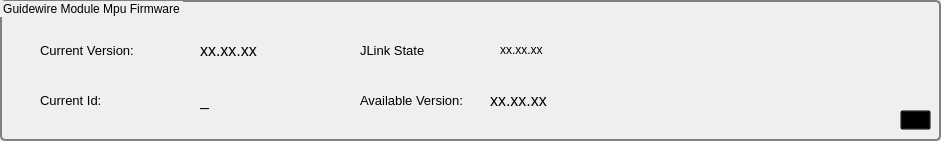
   <widget class="QGroupBox" name="groupBoxGuidewire">
    <property name="geometry">
     <rect>
      <x>10</x>
      <y>340</y>
      <width>941</width>
      <height>141</height>
     </rect>
    </property>
    <property name="accessibleName">
     <string/>
    </property>
    <property name="accessibleDescription">
     <string/>
    </property>
    <property name="layoutDirection">
     <enum>Qt::LeftToRight</enum>
    </property>
    <property name="styleSheet">
     <string notr="true">QGroupBox { 
     border: 2px solid gray; 
     border-radius: 5px; 
 } </string>
    </property>
    <property name="inputMethodHints">
     <set>Qt::ImhDigitsOnly</set>
    </property>
    <property name="title">
     <string>Guidewire Module Mpu Firmware</string>
    </property>
    <widget class="QLabel" name="labelCurrVersionGw">
     <property name="geometry">
      <rect>
       <x>40</x>
       <y>40</y>
       <width>111</width>
       <height>20</height>
      </rect>
     </property>
     <property name="font">
      <font>
       <pointsize>10</pointsize>
      </font>
     </property>
     <property name="text">
      <string>Current Version:</string>
     </property>
     <property name="scaledContents">
      <bool>true</bool>
     </property>
    </widget>
    <widget class="QLabel" name="varCurrVersionNbrGw">
     <property name="geometry">
      <rect>
       <x>200</x>
       <y>40</y>
       <width>131</width>
       <height>20</height>
      </rect>
     </property>
     <property name="font">
      <font>
       <pointsize>12</pointsize>
      </font>
     </property>
     <property name="text">
      <string>xx.xx.xx</string>
     </property>
     <property name="scaledContents">
      <bool>true</bool>
     </property>
    </widget>
    <widget class="QLabel" name="varJLinkStateGw">
     <property name="geometry">
      <rect>
       <x>500</x>
       <y>40</y>
       <width>421</width>
       <height>20</height>
      </rect>
     </property>
     <property name="palette">
      <palette>
       <active>
        <colorrole role="WindowText">
         <brush brushstyle="SolidPattern">
          <color alpha="255">
           <red>0</red>
           <green>0</green>
           <blue>0</blue>
          </color>
         </brush>
        </colorrole>
        <colorrole role="Button">
         <brush brushstyle="SolidPattern">
          <color alpha="255">
           <red>0</red>
           <green>0</green>
           <blue>255</blue>
          </color>
         </brush>
        </colorrole>
        <colorrole role="Light">
         <brush brushstyle="SolidPattern">
          <color alpha="255">
           <red>127</red>
           <green>127</green>
           <blue>255</blue>
          </color>
         </brush>
        </colorrole>
        <colorrole role="Midlight">
         <brush brushstyle="SolidPattern">
          <color alpha="255">
           <red>63</red>
           <green>63</green>
           <blue>255</blue>
          </color>
         </brush>
        </colorrole>
        <colorrole role="Dark">
         <brush brushstyle="SolidPattern">
          <color alpha="255">
           <red>0</red>
           <green>0</green>
           <blue>127</blue>
          </color>
         </brush>
        </colorrole>
        <colorrole role="Mid">
         <brush brushstyle="SolidPattern">
          <color alpha="255">
           <red>0</red>
           <green>0</green>
           <blue>170</blue>
          </color>
         </brush>
        </colorrole>
        <colorrole role="Text">
         <brush brushstyle="SolidPattern">
          <color alpha="255">
           <red>0</red>
           <green>0</green>
           <blue>0</blue>
          </color>
         </brush>
        </colorrole>
        <colorrole role="BrightText">
         <brush brushstyle="SolidPattern">
          <color alpha="255">
           <red>255</red>
           <green>255</green>
           <blue>255</blue>
          </color>
         </brush>
        </colorrole>
        <colorrole role="ButtonText">
         <brush brushstyle="SolidPattern">
          <color alpha="255">
           <red>0</red>
           <green>0</green>
           <blue>0</blue>
          </color>
         </brush>
        </colorrole>
        <colorrole role="Base">
         <brush brushstyle="SolidPattern">
          <color alpha="255">
           <red>255</red>
           <green>255</green>
           <blue>255</blue>
          </color>
         </brush>
        </colorrole>
        <colorrole role="Window">
         <brush brushstyle="SolidPattern">
          <color alpha="255">
           <red>0</red>
           <green>0</green>
           <blue>255</blue>
          </color>
         </brush>
        </colorrole>
        <colorrole role="Shadow">
         <brush brushstyle="SolidPattern">
          <color alpha="255">
           <red>0</red>
           <green>0</green>
           <blue>0</blue>
          </color>
         </brush>
        </colorrole>
        <colorrole role="AlternateBase">
         <brush brushstyle="SolidPattern">
          <color alpha="255">
           <red>127</red>
           <green>127</green>
           <blue>255</blue>
          </color>
         </brush>
        </colorrole>
        <colorrole role="ToolTipBase">
         <brush brushstyle="SolidPattern">
          <color alpha="255">
           <red>255</red>
           <green>255</green>
           <blue>220</blue>
          </color>
         </brush>
        </colorrole>
        <colorrole role="ToolTipText">
         <brush brushstyle="SolidPattern">
          <color alpha="255">
           <red>0</red>
           <green>0</green>
           <blue>0</blue>
          </color>
         </brush>
        </colorrole>
       </active>
       <inactive>
        <colorrole role="WindowText">
         <brush brushstyle="SolidPattern">
          <color alpha="255">
           <red>0</red>
           <green>0</green>
           <blue>0</blue>
          </color>
         </brush>
        </colorrole>
        <colorrole role="Button">
         <brush brushstyle="SolidPattern">
          <color alpha="255">
           <red>0</red>
           <green>0</green>
           <blue>255</blue>
          </color>
         </brush>
        </colorrole>
        <colorrole role="Light">
         <brush brushstyle="SolidPattern">
          <color alpha="255">
           <red>127</red>
           <green>127</green>
           <blue>255</blue>
          </color>
         </brush>
        </colorrole>
        <colorrole role="Midlight">
         <brush brushstyle="SolidPattern">
          <color alpha="255">
           <red>63</red>
           <green>63</green>
           <blue>255</blue>
          </color>
         </brush>
        </colorrole>
        <colorrole role="Dark">
         <brush brushstyle="SolidPattern">
          <color alpha="255">
           <red>0</red>
           <green>0</green>
           <blue>127</blue>
          </color>
         </brush>
        </colorrole>
        <colorrole role="Mid">
         <brush brushstyle="SolidPattern">
          <color alpha="255">
           <red>0</red>
           <green>0</green>
           <blue>170</blue>
          </color>
         </brush>
        </colorrole>
        <colorrole role="Text">
         <brush brushstyle="SolidPattern">
          <color alpha="255">
           <red>0</red>
           <green>0</green>
           <blue>0</blue>
          </color>
         </brush>
        </colorrole>
        <colorrole role="BrightText">
         <brush brushstyle="SolidPattern">
          <color alpha="255">
           <red>255</red>
           <green>255</green>
           <blue>255</blue>
          </color>
         </brush>
        </colorrole>
        <colorrole role="ButtonText">
         <brush brushstyle="SolidPattern">
          <color alpha="255">
           <red>0</red>
           <green>0</green>
           <blue>0</blue>
          </color>
         </brush>
        </colorrole>
        <colorrole role="Base">
         <brush brushstyle="SolidPattern">
          <color alpha="255">
           <red>255</red>
           <green>255</green>
           <blue>255</blue>
          </color>
         </brush>
        </colorrole>
        <colorrole role="Window">
         <brush brushstyle="SolidPattern">
          <color alpha="255">
           <red>0</red>
           <green>0</green>
           <blue>255</blue>
          </color>
         </brush>
        </colorrole>
        <colorrole role="Shadow">
         <brush brushstyle="SolidPattern">
          <color alpha="255">
           <red>0</red>
           <green>0</green>
           <blue>0</blue>
          </color>
         </brush>
        </colorrole>
        <colorrole role="AlternateBase">
         <brush brushstyle="SolidPattern">
          <color alpha="255">
           <red>127</red>
           <green>127</green>
           <blue>255</blue>
          </color>
         </brush>
        </colorrole>
        <colorrole role="ToolTipBase">
         <brush brushstyle="SolidPattern">
          <color alpha="255">
           <red>255</red>
           <green>255</green>
           <blue>220</blue>
          </color>
         </brush>
        </colorrole>
        <colorrole role="ToolTipText">
         <brush brushstyle="SolidPattern">
          <color alpha="255">
           <red>0</red>
           <green>0</green>
           <blue>0</blue>
          </color>
         </brush>
        </colorrole>
       </inactive>
       <disabled>
        <colorrole role="WindowText">
         <brush brushstyle="SolidPattern">
          <color alpha="255">
           <red>0</red>
           <green>0</green>
           <blue>127</blue>
          </color>
         </brush>
        </colorrole>
        <colorrole role="Button">
         <brush brushstyle="SolidPattern">
          <color alpha="255">
           <red>0</red>
           <green>0</green>
           <blue>255</blue>
          </color>
         </brush>
        </colorrole>
        <colorrole role="Light">
         <brush brushstyle="SolidPattern">
          <color alpha="255">
           <red>127</red>
           <green>127</green>
           <blue>255</blue>
          </color>
         </brush>
        </colorrole>
        <colorrole role="Midlight">
         <brush brushstyle="SolidPattern">
          <color alpha="255">
           <red>63</red>
           <green>63</green>
           <blue>255</blue>
          </color>
         </brush>
        </colorrole>
        <colorrole role="Dark">
         <brush brushstyle="SolidPattern">
          <color alpha="255">
           <red>0</red>
           <green>0</green>
           <blue>127</blue>
          </color>
         </brush>
        </colorrole>
        <colorrole role="Mid">
         <brush brushstyle="SolidPattern">
          <color alpha="255">
           <red>0</red>
           <green>0</green>
           <blue>170</blue>
          </color>
         </brush>
        </colorrole>
        <colorrole role="Text">
         <brush brushstyle="SolidPattern">
          <color alpha="255">
           <red>0</red>
           <green>0</green>
           <blue>127</blue>
          </color>
         </brush>
        </colorrole>
        <colorrole role="BrightText">
         <brush brushstyle="SolidPattern">
          <color alpha="255">
           <red>255</red>
           <green>255</green>
           <blue>255</blue>
          </color>
         </brush>
        </colorrole>
        <colorrole role="ButtonText">
         <brush brushstyle="SolidPattern">
          <color alpha="255">
           <red>0</red>
           <green>0</green>
           <blue>127</blue>
          </color>
         </brush>
        </colorrole>
        <colorrole role="Base">
         <brush brushstyle="SolidPattern">
          <color alpha="255">
           <red>0</red>
           <green>0</green>
           <blue>255</blue>
          </color>
         </brush>
        </colorrole>
        <colorrole role="Window">
         <brush brushstyle="SolidPattern">
          <color alpha="255">
           <red>0</red>
           <green>0</green>
           <blue>255</blue>
          </color>
         </brush>
        </colorrole>
        <colorrole role="Shadow">
         <brush brushstyle="SolidPattern">
          <color alpha="255">
           <red>0</red>
           <green>0</green>
           <blue>0</blue>
          </color>
         </brush>
        </colorrole>
        <colorrole role="AlternateBase">
         <brush brushstyle="SolidPattern">
          <color alpha="255">
           <red>0</red>
           <green>0</green>
           <blue>255</blue>
          </color>
         </brush>
        </colorrole>
        <colorrole role="ToolTipBase">
         <brush brushstyle="SolidPattern">
          <color alpha="255">
           <red>255</red>
           <green>255</green>
           <blue>220</blue>
          </color>
         </brush>
        </colorrole>
        <colorrole role="ToolTipText">
         <brush brushstyle="SolidPattern">
          <color alpha="255">
           <red>0</red>
           <green>0</green>
           <blue>0</blue>
          </color>
         </brush>
        </colorrole>
       </disabled>
      </palette>
     </property>
     <property name="font">
      <font>
       <pointsize>9</pointsize>
      </font>
     </property>
     <property name="text">
      <string>xx.xx.xx</string>
     </property>
     <property name="scaledContents">
      <bool>true</bool>
     </property>
    </widget>
    <widget class="QLabel" name="labelJLinkStateGw">
     <property name="geometry">
      <rect>
       <x>360</x>
       <y>40</y>
       <width>111</width>
       <height>20</height>
      </rect>
     </property>
     <property name="font">
      <font>
       <pointsize>10</pointsize>
      </font>
     </property>
     <property name="text">
      <string>JLink State</string>
     </property>
     <property name="scaledContents">
      <bool>true</bool>
     </property>
    </widget>
    <widget class="QLabel" name="labelAvailableVersionGw">
     <property name="geometry">
      <rect>
       <x>360</x>
       <y>90</y>
       <width>121</width>
       <height>20</height>
      </rect>
     </property>
     <property name="font">
      <font>
       <pointsize>10</pointsize>
      </font>
     </property>
     <property name="text">
      <string>Available Version:</string>
     </property>
     <property name="scaledContents">
      <bool>true</bool>
     </property>
    </widget>
    <widget class="QLabel" name="varCurrIdNbrGw">
     <property name="geometry">
      <rect>
       <x>200</x>
       <y>90</y>
       <width>81</width>
       <height>20</height>
      </rect>
     </property>
     <property name="font">
      <font>
       <pointsize>12</pointsize>
      </font>
     </property>
     <property name="text">
      <string>_</string>
     </property>
     <property name="scaledContents">
      <bool>true</bool>
     </property>
    </widget>
    <widget class="QLabel" name="labelCurrIdGw">
     <property name="geometry">
      <rect>
       <x>40</x>
       <y>90</y>
       <width>91</width>
       <height>20</height>
      </rect>
     </property>
     <property name="font">
      <font>
       <pointsize>10</pointsize>
      </font>
     </property>
     <property name="text">
      <string>Current Id:</string>
     </property>
     <property name="scaledContents">
      <bool>true</bool>
     </property>
    </widget>
    <widget class="QToolButton" name="toolButtonCnfgMGw">
     <property name="geometry">
      <rect>
       <x>900</x>
       <y>110</y>
       <width>31</width>
       <height>20</height>
      </rect>
     </property>
     <property name="styleSheet">
      <string notr="true">QToolButton{
	color:rgb(#f5f377);
	background-color:transparent;
}
QToolButton:hover{
	background-color:transparent;
	font: 75 12pt &quot;MS Shell Dlg 2&quot;;
}
QToolButton:pressed{
	background-color:rgb(#f5f366);
	font: 75 14pt &quot;MS Shell Dlg 2&quot;;
}</string>
     </property>
     <property name="text">
      <string>...</string>
     </property>
    </widget>
    <widget class="QLabel" name="varAvailableVersionNbrGw">
     <property name="geometry">
      <rect>
       <x>490</x>
       <y>90</y>
       <width>361</width>
       <height>20</height>
      </rect>
     </property>
     <property name="font">
      <font>
       <pointsize>12</pointsize>
      </font>
     </property>
     <property name="text">
      <string>xx.xx.xx</string>
     </property>
     <property name="scaledContents">
      <bool>true</bool>
     </property>
    </widget>
   </widget>
